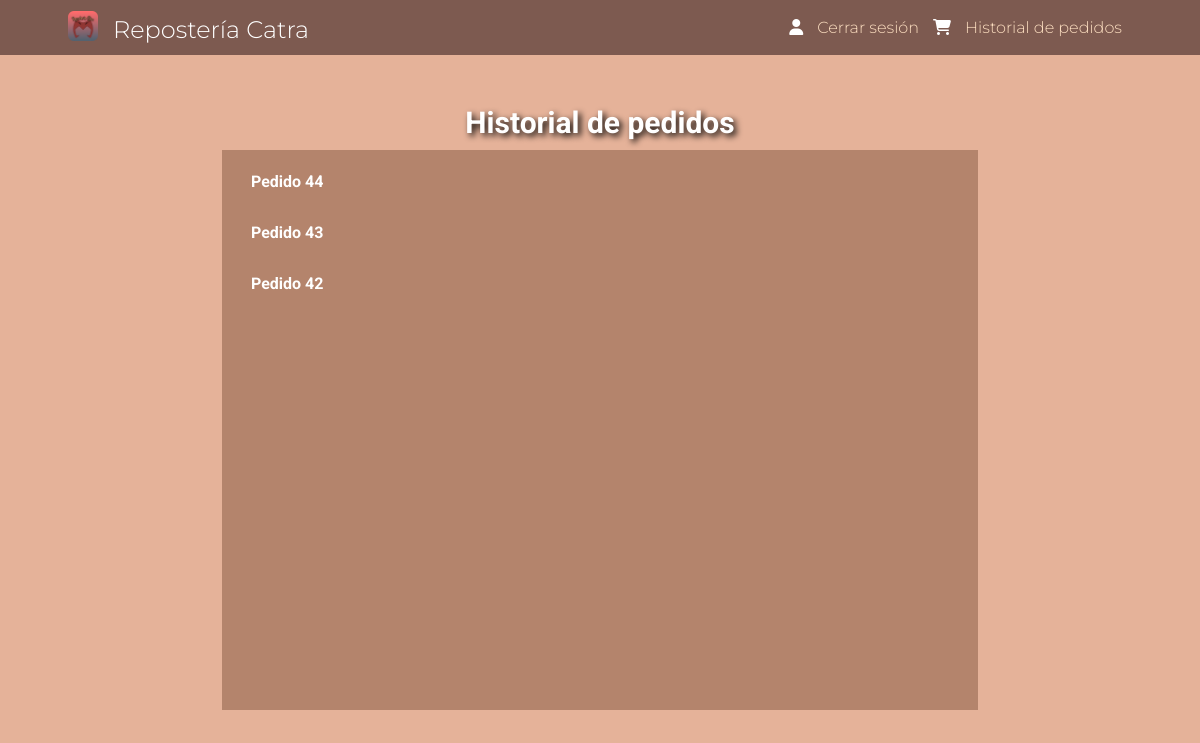
/historial.php (signed in), run on the app's committed database.
### tables this page shows
CREATE TABLE `pedidos` (
  `id_pedido` int(11) NOT NULL,
  `id_usuario` int(11) NOT NULL,
  `id_detalles` int(11) NOT NULL,
  `producto` longtext NOT NULL,
  `total` int(11) NOT NULL
);

### historial.php (the view, shortened to what this page needs)
<?php
include('process.php');
$sql="SELECT * FROM pedidos ORDER BY id_pedido DESC";
$result = filtrar($sql);
function filtrar($sql){
  global $db;
  $result_filtrado = mysqli_query($db, $sql);
  return $result_filtrado;
}
?>
<!DOCTYPE html>
<html>
  <head>
    <link rel="stylesheet" href="src/historial.css" />
  </head>
  <body>
    <main>
      <header class="barra">
          <nav class="nav_barra">
              <div class="container nav_container">
                   <a href="historial.php"><img src="img/logocatra.png" /><h1 class="titulo">Repostería Catra</h1></a>
                   <div class="links">
                       <i class="fas fa-user" style="color: white"></i>
                       <a href="index.php?logout='1'" class="link">Cerrar sesión</a>
                       <i class="fas fa-shopping-cart" style="color: white"></i>
                       <a href="historial.php" class="link">Historial de pedidos</a>
                   </div>
              </div>
        </nav>
        </header>
  <section class="productos">
    <div class="contenedor">
    <div id="content-search">
    <h2><strong>Historial de pedidos</h2>
    <div class="content-table">
        <table id="tabla">
          <tbody>
            <?php
            while($mostrar=mysqli_fetch_array($result)){
            ?>
            <tr>
              <td><a href="visualizar.php?id=<?php echo $mostrar['id_pedido'] ?>">Pedido <?php echo $mostrar['id_pedido'] ?></a></td>
            </tr>
            <?php
            }
            ?>
          </tbody>
        </table>
      </div>
      </div>
   </div>
</section>
          </main>
        </body>
</html>

### src/historial.css (style rules this page uses)
* { margin:0; padding:0; box-sizing: border-box; }
body { min-height: 100vh; background-color: #E5B299; }
.container { width: 90%; margin:0 auto; overflow: hidden; padding: 100px 0; height: auto; }
.contenedor { width: 90%; margin:0 auto; padding:50px 0px; }
.barra { width: 100%; height: 15%; background: #7D5A50; }
.nav_container { display: flex; align-items: center; justify-content: space-between; height: inherit; padding:8px; }
.link { font-family: 'Montserrat', sans-serif; display: inline-block; color: #FCDEC0; text-decoration: none; font-weight: 300; padding: 10px; }
.titulo { vertical-align: text-bottom; margin-left: 15px; font-family: 'Montserrat', sans-serif; display: inline-block; font-weight: 300; color: white; }
.container img { margin: 0; line-height: 0; height: 30px; }
.productos { height: auto; overflow-x: hidden; overflow: hidden; background: #E5B299; }
#content-search { height: 70vh; max-height: 80vh; margin-left: 15%; width: 70%; top: calc(5% + 40px); }
.content-table { font-family: 'Roboto', sans-serif; width: 100%; height: 100%; background: #B4846C; overflow-y: visible; overflow-x: hidden; padding: 5px 12px; }
.content-table table { width: 100%; }
tbody tr td a { display: flex; padding: 15px; color: white; text-decoration: none; }
h2 { font-family: 'Roboto', sans-serif; color: white; text-align: center; text-shadow: black 0.1em 0.1em 0.2em; font-size: 30px; margin-bottom: 10px; }

### data on the page
pedidos: id_pedido "44"
pedidos: id_pedido "43"
pedidos: id_pedido "42"
